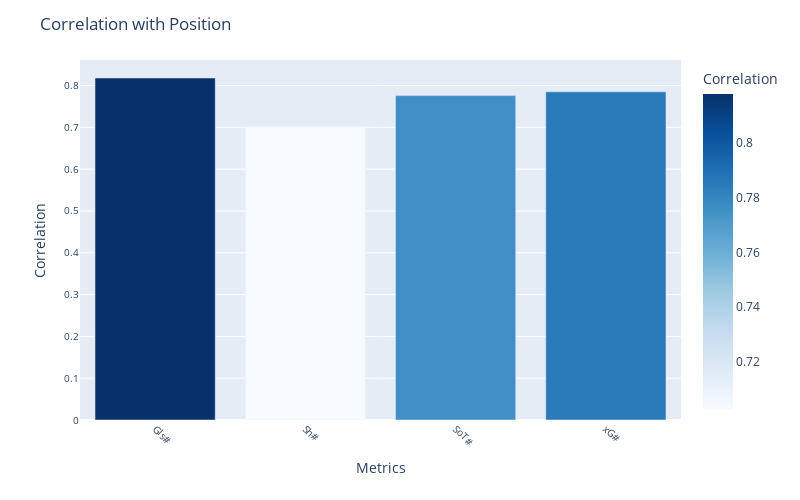

The notebook cell this image was saved under:
### Code cell
corr_matrix = shooting[['Position', 'Gls#', 'Sh#', 'SoT#', 'xG#']].corr()

top_row = corr_matrix.iloc[0].drop('Position')

fig = px.bar(x=top_row.index, y=top_row.values, color=top_row.values, color_continuous_scale='Blues')

fig.update_layout(
    title='Correlation with Position',
    xaxis_title='Metrics',
    yaxis_title='Correlation',
    xaxis={'tickangle': 45, 'tickfont': {'size': 10}},
    yaxis={'tickfont': {'size': 10}},
    coloraxis_colorbar={'title': 'Correlation'},
    height=500,
    width=800
)

fig.show()

### Figure 1 — Plotly figure (JSON) as saved in the notebook; plotly's stock layout.template omitted (floating-point values rounded to 4 significant figures)
{"data": [{"alignmentgroup": "True", "hovertemplate": "x=%{x}<br>y=%{y}<br>color=%{marker.color}<extra></extra>", "legendgroup": "", "marker": {"color": [0.818, 0.7023, 0.7759, 0.785], "coloraxis": "coloraxis", "pattern": {"shape": ""}}, "name": "", "offsetgroup": "", "orientation": "v", "showlegend": false, "textposition": "auto", "type": "bar", "x": ["Gls#", "Sh#", "SoT#", "xG#"], "xaxis": "x", "y": [0.818, 0.7023, 0.7759, 0.785], "yaxis": "y"}], "layout": {"barmode": "relative", "coloraxis": {"colorbar": {"title": {"text": "Correlation"}}, "colorscale": [[0, "rgb(247,251,255)"], [0.125, "rgb(222,235,247)"], [0.25, "rgb(198,219,239)"], [0.375, "rgb(158,202,225)"], [0.5, "rgb(107,174,214)"], [0.625, "rgb(66,146,198)"], [0.75, "rgb(33,113,181)"], [0.875, "rgb(8,81,156)"], [1, "rgb(8,48,107)"]]}, "height": 500, "legend": {"tracegroupgap": 0}, "margin": {"t": 60}, "title": {"text": "Correlation with Position"}, "width": 800, "xaxis": {"anchor": "y", "domain": [0, 1], "tickangle": 45, "tickfont": {"size": 10}, "title": {"text": "Metrics"}}, "yaxis": {"anchor": "x", "domain": [0, 1], "tickfont": {"size": 10}, "title": {"text": "Correlation"}}}}
